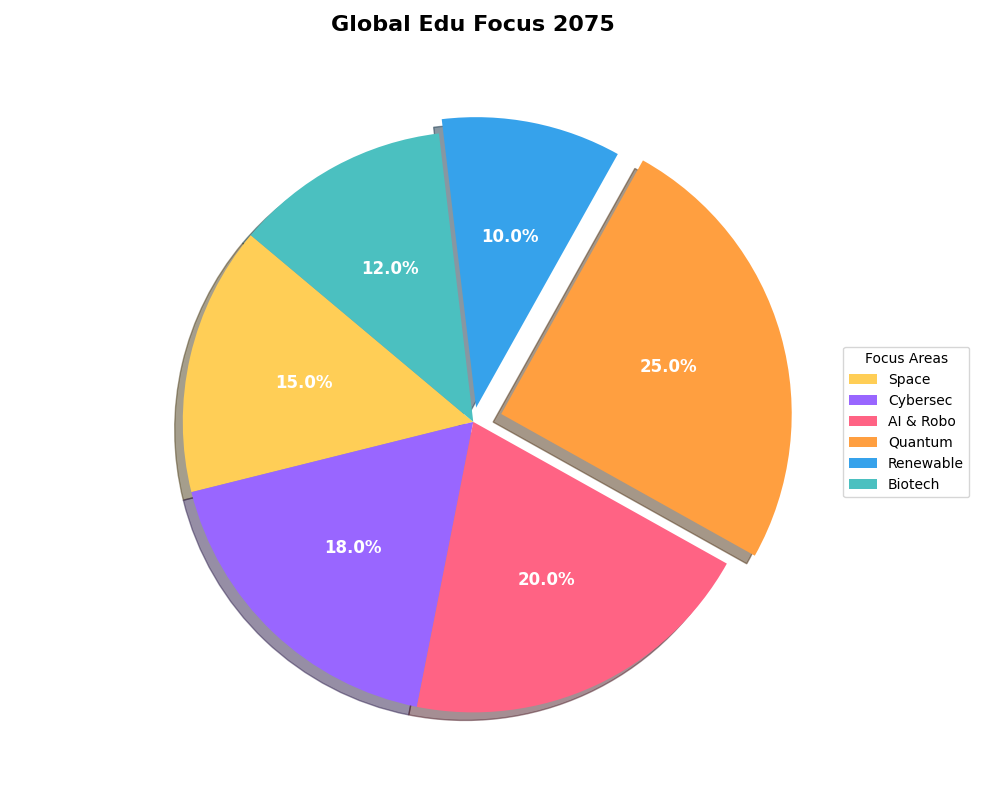

The script that drew this image:
import matplotlib.pyplot as plt

# Data
educational_focuses = ['Space', 'Cybersec', 'AI & Robo', 'Quantum', 'Renewable', 'Biotech']
percentages = [15, 18, 20, 25, 10, 12]
colors = ['#FFCE56', '#9966FF', '#FF6384', '#FF9F40', '#36A2EB', '#4BC0C0']
explode = [0.1 if perc == max(percentages) else 0.05 if perc == min(percentages) else 0 for perc in percentages]

fig, ax = plt.subplots(figsize=(10, 8), subplot_kw=dict(aspect="equal"))

# Plot a basic pie chart
wedges, texts, autotexts = ax.pie(
    percentages,
    explode=explode,
    labels=None,
    colors=colors,
    autopct='%1.1f%%',
    startangle=140,
    shadow=True
)

# Set size and color for the percentage labels
plt.setp(autotexts, size=12, weight='bold', color='white')

# Title
ax.set_title("Global Edu Focus 2075", fontsize=16, fontweight='bold', pad=20)

# Legend settings with focus areas
ax.legend(wedges, educational_focuses, title="Focus Areas", loc="center left", bbox_to_anchor=(1, 0, 0.5, 1))

plt.tight_layout()

plt.show()
